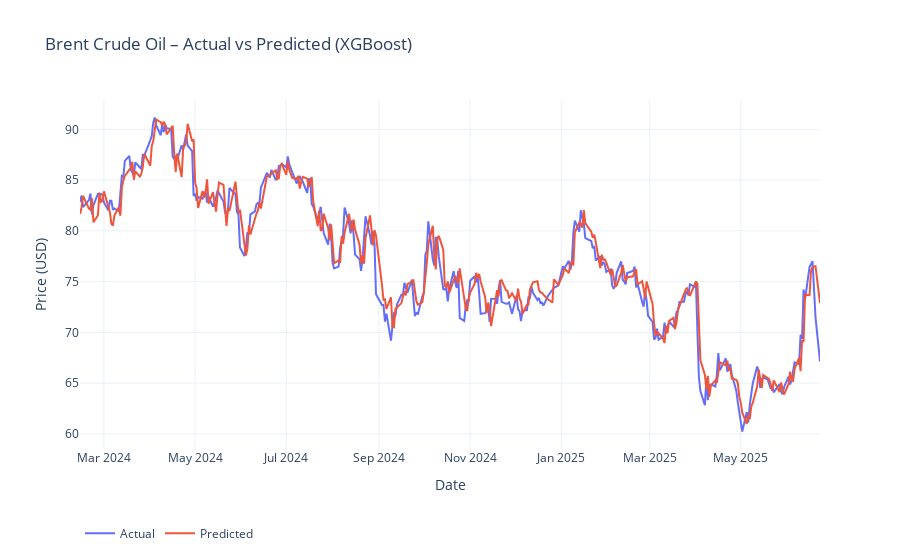

Notebook source saved alongside this figure:
### Markdown cell above
## XGBOOST

### Code cell
import yfinance as yf
import pandas as pd
import numpy as np
from xgboost import XGBRegressor
from sklearn.metrics import (
    mean_squared_error,
    mean_absolute_error,
    mean_absolute_percentage_error,
    r2_score,
    explained_variance_score
)
import plotly.graph_objects as go

SEED = 42
np.random.seed(SEED)

# === 1. Download Brent crude oil price data ==================================
df = (
    yf.download("BZ=F", start="2011-06-13", end="2025-06-25")[['Close']]
      .rename(columns={'Close': 'Price'})
      .dropna()
)

# === 2. Load & align embeddings =============================================
emb = (
    pd.read_csv('../Data/raw/embeddings_feature_ST.csv', parse_dates=['date'])
      .set_index('date')
)
emb = emb.reindex(df.index).ffill().bfill()
sent = (
    pd.read_csv('../Data/raw/daily_sent.csv', parse_dates=['Date'])
      .set_index('Date')
)

df['SENT_1'] = emb['embedding_3d_1_mean']
df['SENT_2'] = emb['embedding_3d_2_mean']
df['SENT_3'] = emb['embedding_3d_3_mean']
df['cosine_sim']            = emb['cosine_sim']
df['drift']                 = emb['drift']
df['drift_velocity']        = emb['drift_velocity']
df['drift_velocity_diff']   = emb['drift_velocity_diff']
df['drift_acceleration']    = emb['drift_acceleration']
df['var_3d_1']              = emb['embedding_3d_1_var_daily']
df['var_3d_2']              = emb['embedding_3d_2_var_daily']
df['var_3d_3']              = emb['embedding_3d_3_var_daily']
df['sentiment']             = sent['avg_score']

# === 3. Costruzione delle lag-feature =======================================
for lag in range(1, 6):
    df[f'price_lag_{lag}'] = df['Price'].shift(lag)

df['target'] = df['Price'].shift(-1)
df.dropna(inplace=True)

# === 4. Train-test split (90/10) ============================================
feat_cols = [
    'Price',
    'price_lag_1','price_lag_2','price_lag_3','price_lag_4','price_lag_5',
    'SENT_1','SENT_2','SENT_3',
    'cosine_sim','drift','drift_velocity','drift_velocity_diff','drift_acceleration',
    'var_3d_1','var_3d_2','var_3d_3',
    'sentiment'
]

X = df[feat_cols]
y = df['target']
split_idx = int(len(df) * 0.9)
X_train, X_test = X.iloc[:split_idx], X.iloc[split_idx:]
y_train, y_test = y.iloc[:split_idx], y.iloc[split_idx:]

# === 5. Train XGBoost ======================================================
xgb = XGBRegressor(
    n_estimators=200,
    max_depth=6,
    learning_rate=0.07,
    subsample=0.9,
    colsample_bytree=0.9,
    random_state=SEED,
    n_jobs=-1,
    tree_method="hist"  # "gpu_hist" se hai una GPU
)
xgb.fit(X_train, y_train)
preds = xgb.predict(X_test)

# === 6. Metriche di valutazione ============================================
def smape(y_true, y_pred):
    denom = (np.abs(y_true) + np.abs(y_pred)) / 2
    return np.mean(np.abs(y_true - y_pred) / denom) * 100

def theils_u(y_true, y_pred):
    rmsfe = np.sqrt(np.mean((y_pred - y_true) ** 2))
    denom = (np.sqrt(np.mean(y_true ** 2)) +
             np.sqrt(np.mean(y_pred ** 2)))
    return rmsfe / denom

metrics = {
    "RMSE": np.sqrt(mean_squared_error(y_test, preds)),
    "MAE": mean_absolute_error(y_test, preds),
    "MAPE (%)": mean_absolute_percentage_error(y_test, preds) * 100,
    "sMAPE (%)": smape(y_test.values, preds),
    "R²": r2_score(y_test, preds),
    "Explained Variance": explained_variance_score(y_test, preds),
    "Theil’s U": theils_u(y_test.values, preds),
    "Directional Accuracy (%)": (
        np.mean(
            np.sign(y_test.values[1:] - y_test.values[:-1]) ==
            np.sign(preds[1:] - y_test.values[:-1])
        ) * 100
    )
}

print(pd.Series(metrics).to_frame('XGBoost').round(4))

# === 7. Grafico Plotly Actual vs Predicted =================================
fig = go.Figure()
fig.add_trace(go.Scatter(
    x=y_test.index, y=y_test, mode='lines', name='Actual'
))
fig.add_trace(go.Scatter(
    x=y_test.index, y=preds, mode='lines', name='Predicted'
))
fig.update_layout(
    title='Brent Crude Oil – Actual vs Predicted (XGBoost)',
    xaxis_title='Date',
    yaxis_title='Price (USD)',
    template='plotly_white',
    legend=dict(orientation='h', y=-0.2)
)
fig.show()

### Figure 1 — Plotly figure (JSON) as saved in the notebook; plotly's stock layout.template omitted (floating-point values rounded to 4 significant figures; data arrays with more than 128 entries replaced by an {"elided": "..."} marker saying what was removed)
{"data": [{"mode": "lines", "name": "Actual", "type": "scatter", "x": {"elided": "338 str values"}, "y": {"elided": "338 float values"}}, {"mode": "lines", "name": "Predicted", "type": "scatter", "x": {"elided": "338 str values"}, "y": {"elided": "338 float values"}}], "layout": {"legend": {"orientation": "h", "y": -0.2}, "title": {"text": "Brent Crude Oil – Actual vs Predicted (XGBoost)"}, "xaxis": {"title": {"text": "Date"}}, "yaxis": {"title": {"text": "Price (USD)"}}}}
